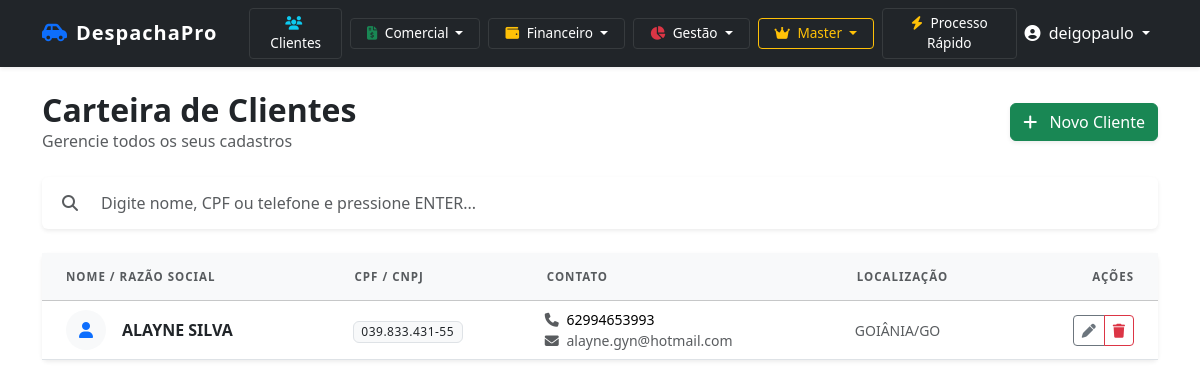
The app's page /clientes/ (signed in) with its own data.
### cadastro/models.py (models this page shows, shortened)
class Cliente(models.Model):
    despachante = models.ForeignKey(Despachante, on_delete=models.CASCADE)
    nome = models.CharField(max_length=255, db_index=True)
    cpf_cnpj = models.CharField(max_length=18, db_index=True)
    rg = models.CharField(max_length=20, blank=True, null=True)
    orgao_expedidor = models.CharField(max_length=20, blank=True, null=True)
    uf_rg = models.CharField(max_length=2, blank=True, null=True, verbose_name="UF do RG")
    data_nascimento = models.DateField(null=True, blank=True, verbose_name="Data de Nascimento")
    naturalidade = models.CharField(max_length=100, blank=True, null=True)
    filiacao = models.CharField(max_length=200, blank=True, null=True, verbose_name="Filiação (Mãe/Pai)")
    estado_civil = models.CharField(max_length=50, blank=True, null=True)
    profissao = models.CharField(max_length=100, blank=True, null=True)
    rua = models.CharField(max_length=255)
    numero = models.CharField(max_length=50)
    quadra = models.CharField(max_length=50, blank=True, null=True)
    lote = models.CharField(max_length=50, blank=True, null=True)
    complemento = models.CharField(max_length=255, blank=True, null=True)
    bairro = models.CharField(max_length=100)
    cidade = models.CharField(max_length=100, default="Goiânia")
    uf = models.CharField(max_length=2, default="GO")
    cep = models.CharField(max_length=10)
    telefone = models.CharField(max_length=20)
    email = models.EmailField(blank=True, null=True)
    class Meta:
        verbose_name = "Cliente"
        verbose_name_plural = "Clientes"
        ordering = ['nome']
        indexes = [
            models.Index(fields=['despachante', 'nome']),
            models.Index(fields=['despachante', 'cpf_cnpj']),
        ]

### cadastro/views.py (the view)
# urls.py: path('clientes/', views.lista_clientes, name='lista_clientes'),
@login_required
def lista_clientes(request):
    perfil = request.user.perfilusuario
    clientes = Cliente.objects.filter(despachante=perfil.despachante).order_by('nome')
    search_term = request.GET.get('q')
    if search_term:
        clientes = clientes.filter(
            Q(nome__icontains=search_term) |
            Q(cpf_cnpj__icontains=search_term) |
            Q(telefone__icontains=search_term)
        )
    paginator = Paginator(clientes, 50)
    page_number = request.GET.get('page')
    page_obj = paginator.get_page(page_number)
    return render(request, 'clientes/lista_clientes.html', {'clientes': page_obj})

### cadastro/templates/clientes/lista_clientes.html (shortened to what this page needs)
{% extends 'base.html' %}
{% block content %}
<div class="d-flex justify-content-between align-items-center mb-4">
    <div>
        <h2 class="fw-bold mb-0">Carteira de Clientes</h2>
        <p class="text-muted mb-0">Gerencie todos os seus cadastros</p>
    </div>
    <a href="{% url 'novo_cliente' %}" class="btn btn-success shadow-sm">
        <i class="fas fa-plus me-2"></i> Novo Cliente
    </a>
</div>
<form method="GET" action="." class="card shadow-sm border-0 mb-4">
    <div class="card-body p-2">
        <div class="input-group">
            <button type="submit" class="input-group-text bg-white border-0" style="cursor: pointer;">
                <i class="fas fa-search text-muted"></i>
            </button>
            <input type="text" name="q" value="{{ request.GET.q|default:'' }}" class="form-control border-0 shadow-none" placeholder="Digite nome, CPF ou telefone e pressione ENTER...">
        </div>
    </div>
</form>
<div class="card shadow-sm border-0">
    <div class="table-responsive">
        <table class="table table-hover align-middle mb-0">
            <thead class="table-light">
                <tr>
                    <th class="ps-4 text-uppercase text-muted small fw-bold">Nome / Razão Social</th>
                    <th class="text-uppercase text-muted small fw-bold">CPF / CNPJ</th>
                    <th class="text-uppercase text-muted small fw-bold">Contato</th>
                    <th class="text-uppercase text-muted small fw-bold">Localização</th>
                    <th class="text-end pe-4 text-uppercase text-muted small fw-bold">Ações</th>
                </tr>
            </thead>
            <tbody>
                {% for cliente in clientes %}
                <tr>
                    <td class="ps-4 position-relative">
                        <div class="d-flex align-items-center">
                            <div class="bg-light rounded-circle d-flex align-items-center justify-content-center me-3" style="width: 40px; height: 40px;">
                                <i class="fas fa-user text-primary"></i>
                            </div>
                            <div>
                                <a href="{% url 'detalhe_cliente' cliente.id %}" class="fw-bold text-dark text-decoration-none stretched-link">
                                    {{ cliente.nome }}
                                </a>
                            </div>
                        </div>
                    </td>
                    <td>
                        <span class="badge bg-light text-dark border">{{ cliente.cpf_cnpj }}</span>
                    </td>
                    <td>
                        <div class="small"><i class="fas fa-phone me-1 text-muted"></i> {{ cliente.telefone }}</div>
                        {% if cliente.email %}
                            <div class="small text-muted"><i class="fas fa-envelope me-1"></i> {{ cliente.email }}</div>
                        {% endif %}
                    </td>
                    <td>
                        <span class="text-muted small">{{ cliente.cidade }}/{{ cliente.uf }}</span>
                    </td>
                    <td class="text-end pe-4" style="position: relative; z-index: 2;">
                        <div class="btn-group">
                            <a href="{% url 'editar_cliente' cliente.id %}" class="btn btn-sm btn-outline-secondary" title="Editar">
                                <i class="fas fa-pen"></i>
                            </a>
                            {% if user.is_superuser or user.perfilusuario.tipo_usuario == 'ADMIN' %}
                                <button type="button" class="btn btn-sm btn-outline-danger"
                                        data-bs-toggle="modal"
                                        data-bs-target="#modalExcluirRapido{{ cliente.id }}"
                                        title="Excluir">
                                    <i class="fas fa-trash"></i>
                                </button>
                            {% endif %}
                        </div>
                    </td>
                </tr>
                {% endfor %}
            </tbody>
        </table>
    </div>
</div>
{% endblock %}

### cadastro/templates/base.html (shortened to what this page needs)
<!DOCTYPE html>
<html lang="pt-br">
<head>
    {% load static %}
    <link href="{% static 'css/bootstrap.min.css' %}" rel="stylesheet">
    <link href="{% static 'css/custom.css' %}" rel="stylesheet">
    <link href="https://cdnjs.cloudflare.com/ajax/libs/font-awesome/6.4.0/css/all.min.css" rel="stylesheet">
</head>
<body>
<nav class="navbar navbar-expand-lg navbar-dark bg-dark sticky-top shadow-sm">
    <div class="container">
        <a class="navbar-brand d-flex align-items-center" href="{% url 'dashboard' %}">
            {% if user.is_authenticated and user.perfilusuario.despachante.logo %}
                <img src="{{ user.perfilusuario.despachante.logo.url }}" alt="Logo" class="me-2">
            {% else %}
                <i class="fas fa-car-side text-primary me-2"></i> DespachaPro
            {% endif %}
        </a>
        {% if user.is_authenticated %}
        <div class="collapse navbar-collapse" id="navbarNav">
            <ul class="navbar-nav me-auto align-items-center">
                <li class="nav-item ms-lg-3 mt-2 mt-lg-0">
                    <a href="{% url 'lista_clientes' %}" class="btn btn-nav-dark btn-sm px-3">
                        <i class="fas fa-users me-1 text-info"></i> Clientes
                    </a>
                </li>
                <li class="nav-item dropdown ms-lg-2 mt-2 mt-lg-0">
                    <a class="btn btn-nav-dark btn-sm px-3 dropdown-toggle" href="#" role="button" data-bs-toggle="dropdown">
                        <i class="fas fa-file-invoice-dollar me-1 text-success"></i> Comercial
                    </a>
                </li>
                {% if user.is_superuser or user.perfilusuario.tipo_usuario == 'ADMIN' %}
                <li class="nav-item dropdown ms-lg-2 mt-2 mt-lg-0">
                    <a class="btn btn-nav-dark btn-sm px-3 dropdown-toggle" href="#" role="button" data-bs-toggle="dropdown">
                        <i class="fas fa-wallet me-1 text-warning"></i> Financeiro
                    </a>
                </li>
                {% endif %}
                <li class="nav-item dropdown ms-lg-2 mt-2 mt-lg-0">
                    <a class="btn btn-nav-dark btn-sm px-3 dropdown-toggle" href="#" role="button" data-bs-toggle="dropdown">
                        <i class="fas fa-chart-pie me-1 text-danger"></i> Gestão
                    </a>
                </li>
                {% if user.is_superuser %}
                <li class="nav-item dropdown ms-lg-2 mt-2 mt-lg-0">
                    <a class="btn btn-nav-dark btn-sm px-3 dropdown-toggle border-warning text-warning" href="#" role="button" data-bs-toggle="dropdown">
                        <i class="fas fa-crown me-1"></i> Master
                    </a>
                </li>
                {% endif %}
                <li class="nav-item ms-lg-2 mt-2 mt-lg-0">
                    <a href="{% url 'cadastro_rapido' %}" class="btn btn-nav-dark btn-sm px-3">
                        <i class="fas fa-bolt me-1 text-warning"></i> Processo Rápido
                    </a>
                </li>
            </ul>
            <ul class="navbar-nav ms-auto">
                <li class="nav-item dropdown">
                    <a class="nav-link dropdown-toggle text-white" href="#" role="button" data-bs-toggle="dropdown">
                        <i class="fas fa-user-circle me-1"></i> {{ user.username }}
                    </a>
                </li>
            </ul>
        </div>
        {% endif %}
    </div>
</nav>
<div class="container mt-4 mb-5">
    {% block content %}{% endblock %}
</div>
</body>
</html>

### static/css/custom.css (style rules this page uses)
.table th { font-weight: 600; text-transform: uppercase; font-size: 0.8rem; color: #6c757d; }
.badge { font-weight: 500; letter-spacing: 0.5px; }
.navbar-brand { font-weight: 700; letter-spacing: 1px; }
.table thead th { font-size: 0.72rem; text-transform: uppercase; font-weight: 700; color: #747d8c; letter-spacing: 1px; padding: 15px 10px; }

### cadastro/templates/base.html (style rules this page uses)
.btn-nav-dark { background-color: #212529; color: #ffffff; border: 1px solid #373b3e; font-size: 0.85rem; transition: all 0.2s; }

### records on screen
Cliente: nome "ALAYNE SILVA", cpf_cnpj "039.833.431-55", telefone "62994653993", email "alayne.gyn@hotmail.com", cidade "GOIÂNIA", uf "GO"

### other values on screen
{{ user.username }} "deigopaulo"
